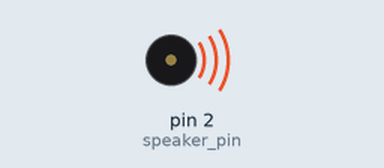
Recording of a sketch running on a simulated Arduino Uno, built with avr-gcc and run on an emulated ATmega328P. On the bench: buzzer (waves = sounding).

Above: at 0.6 s.
At 5.69 s:
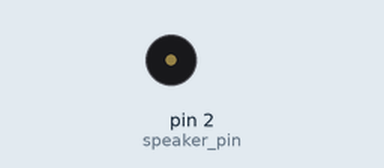
Timing chart, 0 to 7.8 s (numbered marks = the images above):
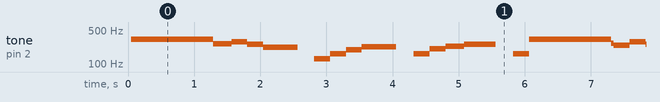

The sketch:

micro5.ino
```cpp
/*========================================================*/
/*
  Micro project 5:
  Song played: For Elise (http://www.forelise.com/media/for_elise_sheet_music.pdf)
*/
/*========================================================*/


#include <avr/delay.h>

/*------- Hardware configuration -------*/
const int  speaker_pin = 2;

// Half period of the notes
const int _C2 = 3822;
const int _C2s = 3608;
const int _D2 = 3405;
const int _D2s = 3214;
const int _E2 = 3034;
const int _F2 = 2864;
const int _F2s = 2703;
const int _G2 = 2551;
const int _G2s = 2408;
const int _A2 = 2273;
const int _A2s = 2145;
const int _B2 = 2015;
const int _C3 = 1911;
const int _C3s = 1804;
const int _D3 = 1703;
const int _D3s = 1607;
const int _E3 = 1517;
const int _F3 = 1432;
const int _F3s = 1351;
const int _G3 = 1276;
const int _G3s = 1204;
const int _A3 = 1136;
const int _A3s = 1073;
const int _B3 = 1012;
const int __ = 0;

const int total_notes = 41;
int current_note = 0;
long time_started = 0;
boolean start_new_time = true;

int melody[] = {
  _E3, _D3s, _E3, _D3s, _E3, _B2, _D3, _C3, _A2, __,
  _C2, _E2, _A2, _B2, __, _E2, _G2s, _B2, _C3, __,
  _E2, _E3, _D3s, _E3, _D3s, _E3, _B2, _D3, _C3, _A2, __,
  _C2, _E2, _A2, _B2, __, _E2, _C3, _B2, _A2, __
//  B2, C3, D3, E3, G2, F2, E3, D3, E3, E3, D3, C3, E3, D3, C3, E3,
//  E3, D3s, E3, D3s, E3, E3, D3, C3, A2,
//  C3, E3, A2, B2, E3, A2, B2, C3,
//  E3, D3s, E3, D3s, E3, B2, D3, C3, A2,
//  C3, E3, A2, B2, E3, C3, B2, A2
};

int melody_duration[]  = {
  250, 250, 250, 250, 250, 250, 250, 250, 500, 250,
  250, 250, 250, 500, 250, 250, 250, 250, 500, 250,
  250, 250, 250, 250, 250, 250, 250, 250, 250, 500, 250,
  250, 250, 250, 500, 250, 250, 250, 250, 500, 500
};


/* Initializization code (run once via call from Arduino framework) */
void setup() {
  // open the serial port at 9600 bps:
  //Serial.begin(9600);

  // establish direction of pins we are using for LEDs
  pinMode(speaker_pin, OUTPUT);

}

/* Main routine (called repeated by from the Arduino framework) */
void loop() {

  if ( start_new_time ) {
    time_started = millis();
    start_new_time = false;
  }

  if ( melody[current_note] != 0 ) {
    digitalWrite(speaker_pin, HIGH);
    _delay_us( melody[current_note] );
    digitalWrite(speaker_pin, LOW);
    _delay_us( melody[current_note] );
  }

  if ( ( millis() - time_started ) >= melody_duration[current_note] ) {
    current_note++;
    start_new_time = true;
    if ( current_note == total_notes ) {
      current_note = 0;
    }
  }

}  // end loop()
```

Measured:
- by itself, tone on pin 2 (speaker_pin): plays 320 Hz for 1.2 s, 261 Hz for 0.28 s, 286 Hz for 0.24 s, 255 Hz for 0.24 s, 220 Hz for 0.52 s, 129 Hz for 0.24 s … (293 notes in this stretch)
